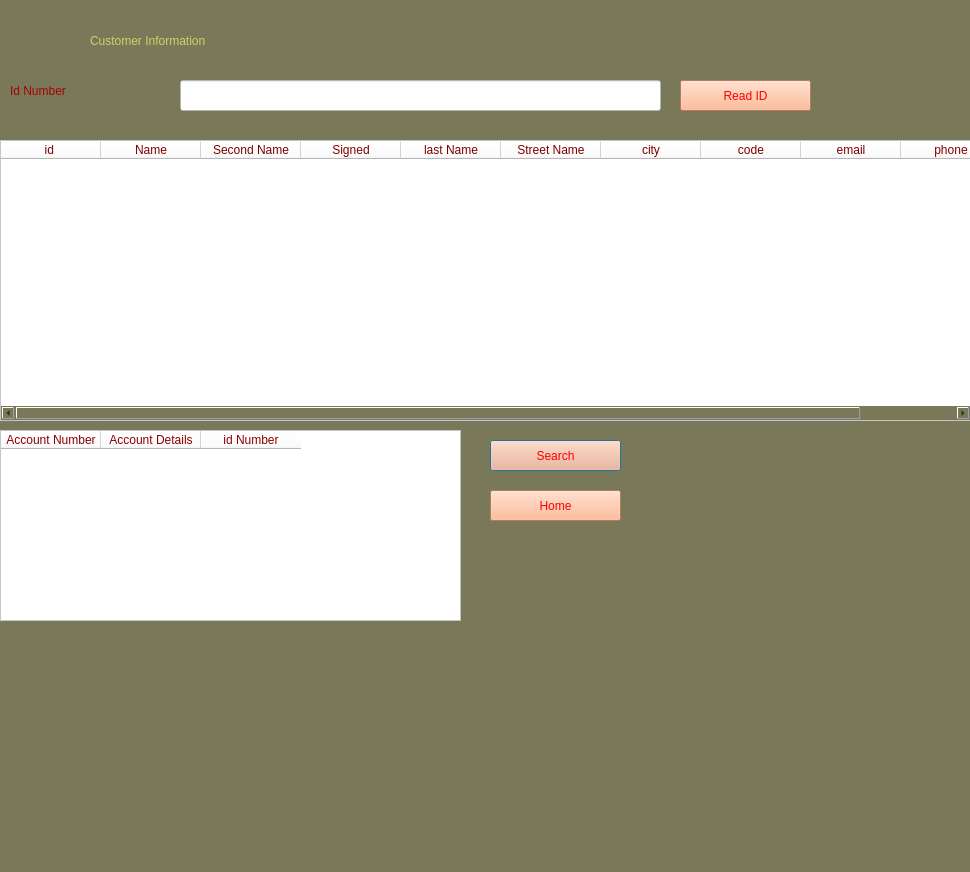
<?xml version="1.0" encoding="UTF-8"?>
<ui version="4.0">
 <class>Dialog</class>
 <widget class="QDialog" name="Dialog">
  <property name="geometry">
   <rect>
    <x>0</x>
    <y>0</y>
    <width>970</width>
    <height>872</height>
   </rect>
  </property>
  <property name="windowTitle">
   <string>Dialog</string>
  </property>
  <property name="styleSheet">
   <string notr="true">background-color: rgb(121, 121, 90);</string>
  </property>
  <widget class="QLabel" name="label">
   <property name="geometry">
    <rect>
     <x>90</x>
     <y>10</y>
     <width>431</width>
     <height>61</height>
    </rect>
   </property>
   <property name="styleSheet">
    <string notr="true">color: rgb(208, 208, 103);
font: 14pt &quot;MV Boli&quot;;
font: 26pt &quot;MS Shell Dlg 2&quot;;</string>
   </property>
   <property name="text">
    <string>Customer Information</string>
   </property>
  </widget>
  <widget class="QLabel" name="label_2">
   <property name="geometry">
    <rect>
     <x>10</x>
     <y>80</y>
     <width>141</width>
     <height>21</height>
    </rect>
   </property>
   <property name="styleSheet">
    <string notr="true">color: rgb(167, 0, 0);
font: 14pt &quot;MS Shell Dlg 2&quot;;
</string>
   </property>
   <property name="text">
    <string>Id Number</string>
   </property>
  </widget>
  <widget class="QLineEdit" name="id">
   <property name="geometry">
    <rect>
     <x>180</x>
     <y>80</y>
     <width>481</width>
     <height>31</height>
    </rect>
   </property>
   <property name="styleSheet">
    <string notr="true">color: rgb(32, 121, 0);
background-color: rgb(255, 255, 255);
font: 14pt &quot;MS Shell Dlg 2&quot;;</string>
   </property>
   <property name="text">
    <string/>
   </property>
  </widget>
  <widget class="QPushButton" name="btnSignUp">
   <property name="geometry">
    <rect>
     <x>490</x>
     <y>440</y>
     <width>131</width>
     <height>31</height>
    </rect>
   </property>
   <property name="styleSheet">
    <string notr="true">background-color: rgb(255, 170, 127);
color: rgb(255, 0, 0);
font: 12pt &quot;MS Shell Dlg 2&quot;;</string>
   </property>
   <property name="text">
    <string>Search</string>
   </property>
  </widget>
  <widget class="QTableWidget" name="customer">
   <property name="geometry">
    <rect>
     <x>0</x>
     <y>140</y>
     <width>971</width>
     <height>281</height>
    </rect>
   </property>
   <property name="styleSheet">
    <string notr="true">background-color: rgb(255, 255, 255);
color: rgb(125, 0, 0);</string>
   </property>
   <column>
    <property name="text">
     <string>id </string>
    </property>
   </column>
   <column>
    <property name="text">
     <string>Name</string>
    </property>
   </column>
   <column>
    <property name="text">
     <string>Second Name</string>
    </property>
   </column>
   <column>
    <property name="text">
     <string>Signed</string>
    </property>
   </column>
   <column>
    <property name="text">
     <string>last Name</string>
    </property>
   </column>
   <column>
    <property name="text">
     <string>Street Name</string>
    </property>
   </column>
   <column>
    <property name="text">
     <string>city</string>
    </property>
   </column>
   <column>
    <property name="text">
     <string>code</string>
    </property>
   </column>
   <column>
    <property name="text">
     <string>email</string>
    </property>
   </column>
   <column>
    <property name="text">
     <string>phone</string>
    </property>
   </column>
  </widget>
  <widget class="QTableWidget" name="account">
   <property name="geometry">
    <rect>
     <x>0</x>
     <y>430</y>
     <width>461</width>
     <height>191</height>
    </rect>
   </property>
   <property name="styleSheet">
    <string notr="true">background-color: rgb(255, 255, 255);
color: rgb(141, 0, 0);</string>
   </property>
   <column>
    <property name="text">
     <string>Account Number</string>
    </property>
   </column>
   <column>
    <property name="text">
     <string>Account Details</string>
    </property>
   </column>
   <column>
    <property name="text">
     <string>id Number</string>
    </property>
   </column>
  </widget>
  <widget class="QPushButton" name="homeBtn">
   <property name="geometry">
    <rect>
     <x>490</x>
     <y>490</y>
     <width>131</width>
     <height>31</height>
    </rect>
   </property>
   <property name="styleSheet">
    <string notr="true">background-color: rgb(255, 170, 127);
color: rgb(255, 0, 0);
font: 12pt &quot;MS Shell Dlg 2&quot;;</string>
   </property>
   <property name="text">
    <string>Home</string>
   </property>
  </widget>
  <widget class="QPushButton" name="btnId">
   <property name="geometry">
    <rect>
     <x>680</x>
     <y>80</y>
     <width>131</width>
     <height>31</height>
    </rect>
   </property>
   <property name="styleSheet">
    <string notr="true">background-color: rgb(255, 170, 127);
color: rgb(255, 0, 0);
font: 12pt &quot;MS Shell Dlg 2&quot;;</string>
   </property>
   <property name="text">
    <string>Read ID</string>
   </property>
  </widget>
 </widget>
 <resources/>
 <connections/>
</ui>
